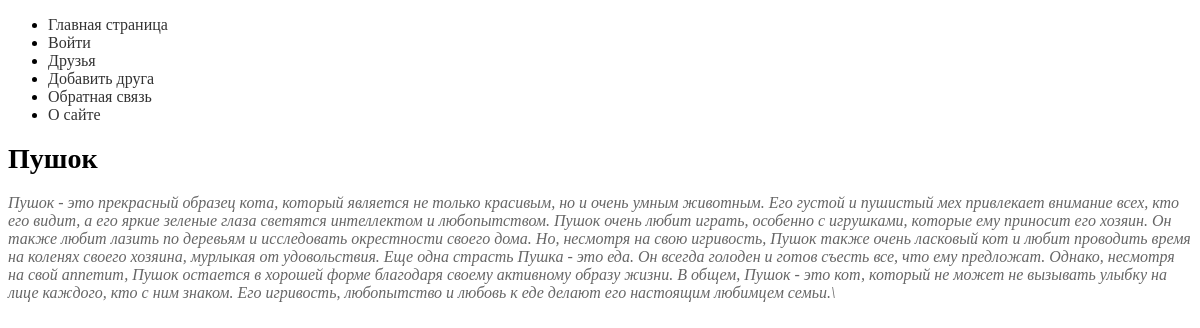
Page /friend/pushok/ on the committed database.
### myapp/models.py (models this page shows, shortened)
class Friends(models.Model):
    class Status(models.IntegerChoices):
        NOT_THE_BEST = 0, "Не лучший друг"
        THE_BEST = 1, "Лучший друг"
    name = models.CharField(max_length=255)
    slug = models.SlugField(max_length=255, unique=True, db_index=True)
    description = models.TextField(blank=True)
    time_create = models.DateTimeField(auto_now_add=True)
    time_update = models.DateTimeField(auto_now=True)
    is_the_best = models.BooleanField(choices=Status.choices, default=Status.NOT_THE_BEST)
    gender = models.ForeignKey("Gender", on_delete=models.PROTECT)
    objects = models.Manager()
    is_the_best_manager = IsTheBestManager()
    class Meta:
        pass

### myapp/views.py (the view)
# urls.py: path("friend/<slug:fr_slug>/", views.friend_slug, name="friend-slug")
def friend_slug(request, fr_slug):
    friend = get_object_or_404(Friends, slug=fr_slug)
    data = {"friend": friend,
            "title": friend.name,
            "menu": menu,
            }
    return render(request, "myapp/friend.html", data)

### myapp/templates/myapp/friend.html (shortened to what this page needs)
{% extends "base.html" %}
{% block content %}
<div class="info">{{ friend.description }}</div>
{% endblock %}

### templates/base.html (shortened to what this page needs)
<!DOCTYPE html>
{% load static %}
<html lang="en">
<head>
    <link rel="stylesheet" href="{% static 'myapp/css/styles.css' %}" type="text/css"/>
</head>
<body>
<ul>
    {% for m in menu %}
    <li>
        <a href="{% url m.name %}" {% if forloop.last %}class="last-menu"{% endif %}>
            {{ m.title }}
        </a>
    </li>
    {% endfor %}
</ul>
<h1 class="friend-title">{{ title }}</h1>
{% block content %}
{% endblock %}
</body>
</html>

### myapp/static/myapp/css/styles.css (style rules this page uses)
a { text-decoration: none; color: #333; }
.friend-title { font-size: 28px; }
.info { color: #666; font-style: italic; margin-top: 10px; }

### rows in the picture
Friends: name "Пушок", description "Пушок - это прекрасный образец кота, который является не только красивым, но и очень умным животным. Его густой и пушистый мех привлекает внимание всех, кто его видит, а его яркие зеленые глаза светятся интеллектом и любопытством. Пушок очень любит играть, особенно с игрушками, которые ему приносит его хозяин. Он также любит лазить по деревьям и исследовать окрестности своего дома. Но, несмотря на свою игривость, Пушок также очень ласковый кот и любит проводить время на коленях своего хозяина, мурлыкая от удовольствия. Еще одна страсть Пушка - это еда. Он всегда голоден и готов съесть все, что ему предложат. Однако, несмотря на свой аппетит, Пушок остается в хорошей форме благодаря своему…"

### other values in the picture
{{ m.title }} "Главная страница" "Войти" "Друзья" "Добавить друга" "Обратная связь" "О сайте"
